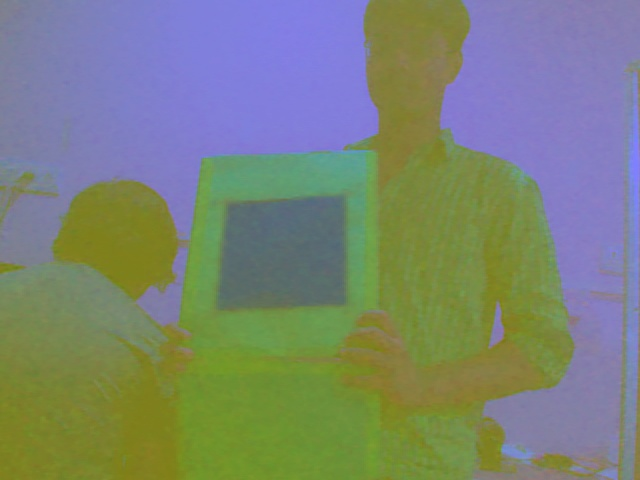
#> input picture Humanoid/ROBOGAMES/Obstacle_run/board.jpg, 640 x 480 px
$ python ob_detect.py   (Python 2 division)   (older library calls are emulated)
#> lines starting #> are read from the running program, lines starting #| are printed output that depends on the picture; after the words box and inside, x2 and y2 are one past the last pixel; in counts of white or black regions, pixels touching at a corner belong together
import cv2
import numpy as np
from math import pi


f=cv2.imread('board.jpg')
#> f is the input picture: shape (480, 640, 3); mean B, G, R 118.6, 131.7, 122.5
f1=cv2.imread('green.jpg')
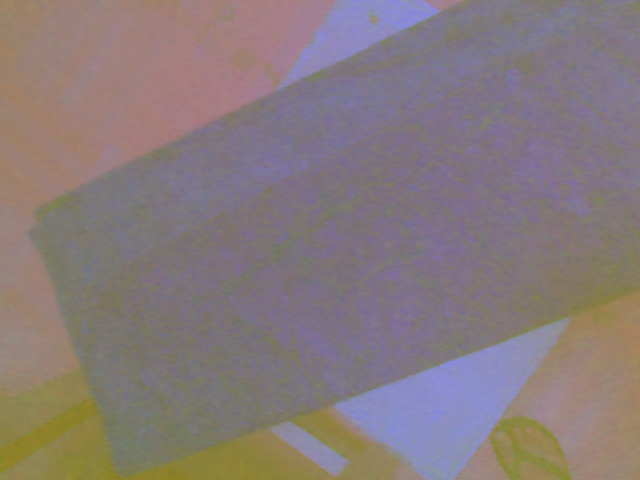
#> input picture Humanoid/ROBOGAMES/Obstacle_run/green.jpg, 640 x 480 px
#> f1 is the input picture: shape (480, 640, 3); mean B, G, R 123.8, 122.7, 135.2
img_yuv = cv2.cvtColor(f, cv2.COLOR_BGR2YUV)
#> img_yuv: shape (480, 640, 3); mean of channels 0, 1, 2 127.5, 123.7, 123.6
img = cv2.cvtColor(f1, cv2.COLOR_BGR2YUV)
#> img: shape (480, 640, 3); mean of channels 0, 1, 2 126.5, 126.7, 135.6


'''refPt = []
cropping = False

def click_and_crop(event, x, y, flags, param):
    global refPt, cropping

    if event == cv2.EVENT_LBUTTONDOWN:
        refPt = [(x, y)]
        cropping = True

    elif cropping==True:
        refPt.append((x+10, y+10))
        cropping = False


clone = img_yuv.copy()
cv2.namedWindow("image")
cv2.setMouseCallback("image", click_and_crop)'''

#cv2.imwrite("image_hsv_board.jpg",img_yuv)
'''while True:
    cv2.imshow("image", img_yuv)
    key = cv2.waitKey(1) & 0xFF


    if key == ord("r"):
        image = clone.copy()

    elif key == ord("c"):
        break


if len(refPt) == 2:
    roi = clone[refPt[0][1]:refPt[1][1], refPt[0][0]:refPt[1][0]]
    #cv2.imshow("ROI", roi)
    count=0
    sum=np.array([0,0,0])
    for i in range (0,np.size(roi,0)):
        for j in range(0,np.size(roi,1)):
            count+=1
            sum+=roi[i,j]
    [y,u,v]=np.array(sum/count)
    drag_area=np.size(roi,0)*np.size(roi,1)
    print "drag area",drag_area
    print [y,u,v]'''
#[141 145 104][133, 128, 104]
#[102, 133, 116]
mask = cv2.inRange(img_yuv, (np.array([0,133-17,116-17])), (np.array([102+17,133+17,116+17])))
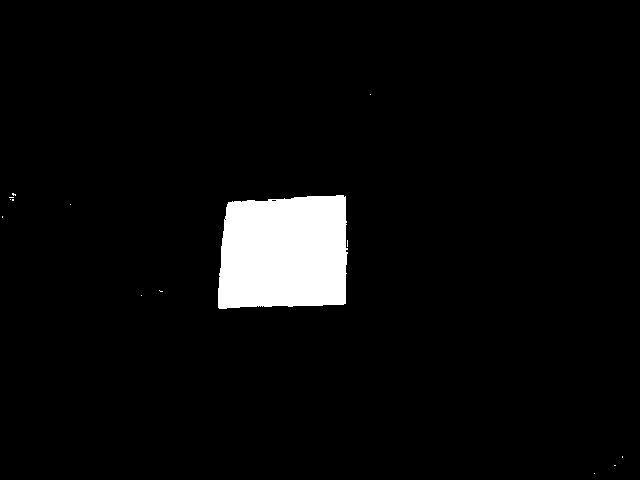
#> mask: shape (480, 640); 4.4% white; 14 white regions (13 under 20 px), largest, box (x1, y1, x2, y2) and area: (218, 195, 348, 309) 13449
erode = cv2.erode(mask,None,iterations = 1)
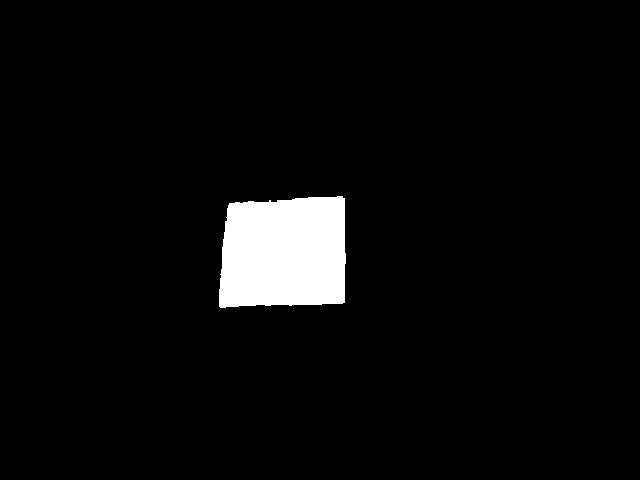
#> erode: shape (480, 640); 4.2% white; 1 white region, box (x1, y1, x2, y2) and area: (219, 196, 346, 308) 12930
dilate = cv2.dilate(erode,None,iterations = 1)
#> dilate: shape (480, 640); 4.4% white; 1 white region
image,contours,hierarchy = cv2.findContours(dilate,cv2.RETR_TREE,cv2.CHAIN_APPROX_SIMPLE)
#> contours = 1 contour; box (x1, y1, x2, y2) and area: (218, 195, 347, 309) 13197

#[120, 128, 130]
mask1 = cv2.inRange(img, (np.array([107,115,117])), (np.array([133,141,143])))
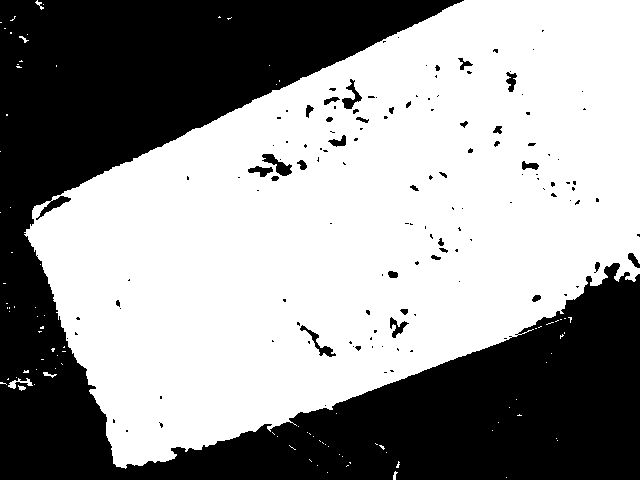
#> mask1: shape (480, 640); 59.2% white; 134 black regions (98 under 20 px), largest, box (x1, y1, x2, y2) and area: (0, 0, 640, 480) 122383, (262, 154, 292, 176) 280, (300, 325, 336, 357) 231

#alpha = beta = 1
#abc = cv2.addWeighted(mask,alpha,mask1,beta,0.0)
cv2.imshow("Masking_yuv_board",mask)
cv2.imshow("Masking_yuv_board_1",mask1)

#lur=cv2.GaussianBlur(mask1,(5,5),50)
erode1 = cv2.erode(mask1,None,iterations = 4)
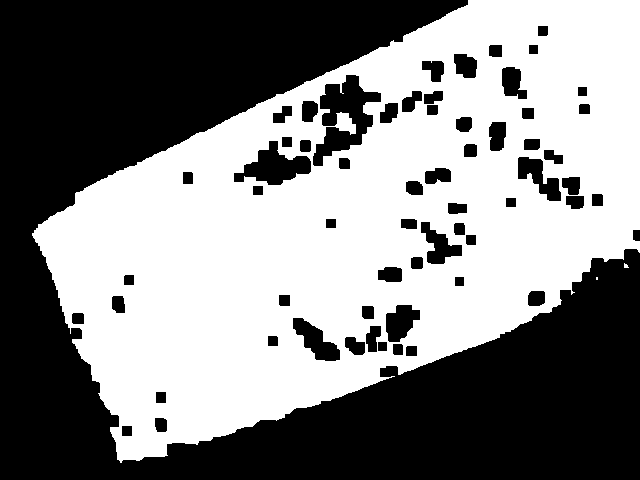
#> erode1: shape (480, 640); 51.3% white; 62 black regions, largest, box (x1, y1, x2, y2) and area: (0, 0, 640, 480) 131682, (313, 75, 381, 166) 2879, (234, 141, 311, 185) 1708
dilate1 = cv2.dilate(erode1,None,iterations = 50)
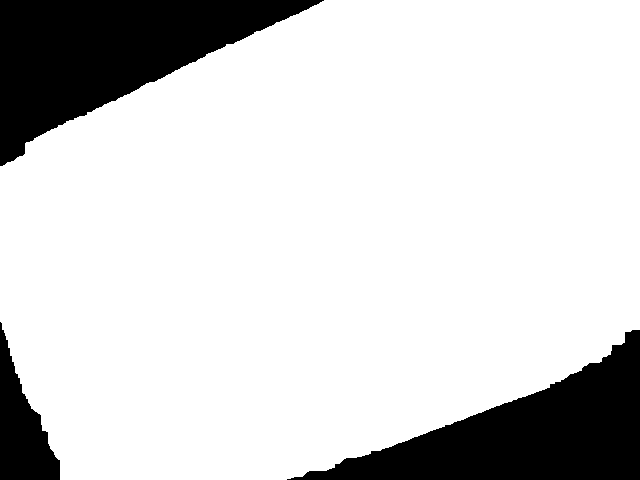
#> dilate1: shape (480, 640); 82.8% white; 3 black regions
image1,contours1,hierarchy1 = cv2.findContours(dilate1,cv2.RETR_TREE,cv2.CHAIN_APPROX_SIMPLE)
#> contours1 = 1 contour; box (x1, y1, x2, y2) and area: (0, 0, 640, 480) 253432
for cnt in contours:
    if cv2.contourArea(cnt)>1000:
        x, y, w, h = cv2.boundingRect(cnt)
        cv2.rectangle(img_yuv,(x,y),(x+w,y+h),[255,0,0],2)
        print "Blue obstacle:",cv2.contourArea(cnt)
        b1=(x+h)/2
        b2=(y+w)/2
        print b1,b2
#> this loop made 1 pass
#> (x, y, w, h, b1, b2) on pass 1: (218, 195, 129, 114, 166, 162)
#| Blue obstacle: 13197.0
#| 166 162
#> img_yuv: shape (480, 640, 3); mean of channels 0, 1, 2 128.1, 123.2, 123.1

for cnt1 in contours1:
    if cv2.contourArea(cnt1)>1000:
        x1, y1, w1, h1 = cv2.boundingRect(cnt1)
        cv2.rectangle(img,(x1,y1),(x1+w1,y1+h1),[0,0,255],2)
        print "Red obstacle:",cv2.contourArea(cnt1)
        r1=(x1+h1)/2
        r2=(y1+w1)/2
        print r1,r2
#> this loop made 1 pass
#> (x1, y1, w1, h1, r1, r2) on pass 1: (0, 0, 640, 480, 240, 320)
#| Red obstacle: 253432.5
#| 240 320
#> img: shape (480, 640, 3); mean of channels 0, 1, 2 125.1, 125.4, 136.9


'''area=0
c=0
while contours and c<len(contours):
    if cv2.contourArea(contours[c])>10000:
        area+=cv2.contourArea(contours[c])
    else:
        area-=cv2.contourArea(contours[c])
    c+=1


#area = cv2.contourArea(cnt)
center=(327,166)
radius=87

area1=pi*(radius**2)
print "Total_area",area1
print "area_yuv",area
print "Error% ",(area1-area)*100/area1
cv2.drawContours(img_yuv, contours, -1, (0,255,0), 2)
#cv2.circle(img_yuv,center,radius,(0,0,255),2)
cv2.imshow("contour_yuv_board", img_yuv)'''

cv2.imshow("Output_img",img_yuv)
cv2.imshow("Output_img1",img)
cv2.waitKey(0)
cv2.destroyAllWindows()
